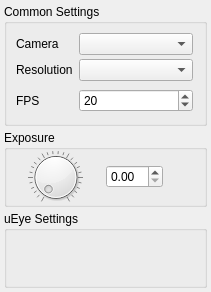
<?xml version="1.0" encoding="UTF-8"?>
<ui version="4.0">
 <class>UEyeCameraSettingsDialog</class>
 <widget class="QDialog" name="UEyeCameraSettingsDialog">
  <property name="geometry">
   <rect>
    <x>0</x>
    <y>0</y>
    <width>211</width>
    <height>292</height>
   </rect>
  </property>
  <property name="windowTitle">
   <string>Dialog</string>
  </property>
  <layout class="QVBoxLayout" name="verticalLayout">
   <property name="spacing">
    <number>4</number>
   </property>
   <property name="leftMargin">
    <number>4</number>
   </property>
   <property name="topMargin">
    <number>4</number>
   </property>
   <property name="rightMargin">
    <number>4</number>
   </property>
   <property name="bottomMargin">
    <number>4</number>
   </property>
   <item>
    <widget class="QGroupBox" name="cameraGroupBox">
     <property name="title">
      <string>Common Settings</string>
     </property>
     <layout class="QHBoxLayout" name="horizontalLayout">
      <item>
       <layout class="QFormLayout" name="formLayout_2">
        <property name="horizontalSpacing">
         <number>6</number>
        </property>
        <property name="verticalSpacing">
         <number>4</number>
        </property>
        <property name="rightMargin">
         <number>2</number>
        </property>
        <property name="bottomMargin">
         <number>2</number>
        </property>
        <item row="0" column="0">
         <widget class="QLabel" name="cameraLabel">
          <property name="text">
           <string>Camera</string>
          </property>
         </widget>
        </item>
        <item row="0" column="1">
         <widget class="QComboBox" name="cameraComboBox"/>
        </item>
        <item row="1" column="0">
         <widget class="QLabel" name="resolutionLabel_2">
          <property name="text">
           <string>Resolution</string>
          </property>
         </widget>
        </item>
        <item row="1" column="1">
         <widget class="QComboBox" name="resolutionComboBox"/>
        </item>
        <item row="2" column="1">
         <widget class="QWidget" name="resolutionWidget" native="true">
          <layout class="QHBoxLayout" name="horizontalLayout_3">
           <property name="spacing">
            <number>4</number>
           </property>
           <property name="leftMargin">
            <number>0</number>
           </property>
           <property name="topMargin">
            <number>0</number>
           </property>
           <property name="rightMargin">
            <number>0</number>
           </property>
           <property name="bottomMargin">
            <number>0</number>
           </property>
          </layout>
         </widget>
        </item>
        <item row="3" column="0">
         <widget class="QLabel" name="fpsLabel">
          <property name="text">
           <string>FPS</string>
          </property>
         </widget>
        </item>
        <item row="3" column="1">
         <widget class="QSpinBox" name="fpsSpinBox">
          <property name="toolTip">
           <string>Frames per second</string>
          </property>
          <property name="minimum">
           <number>4</number>
          </property>
          <property name="maximum">
           <number>30</number>
          </property>
          <property name="value">
           <number>20</number>
          </property>
         </widget>
        </item>
       </layout>
      </item>
     </layout>
    </widget>
   </item>
   <item>
    <widget class="QGroupBox" name="groupBox_2">
     <property name="title">
      <string>Exposure</string>
     </property>
     <layout class="QHBoxLayout" name="horizontalLayout_2">
      <property name="spacing">
       <number>2</number>
      </property>
      <property name="leftMargin">
       <number>0</number>
      </property>
      <property name="topMargin">
       <number>0</number>
      </property>
      <property name="rightMargin">
       <number>4</number>
      </property>
      <property name="bottomMargin">
       <number>0</number>
      </property>
      <item>
       <widget class="QDial" name="dial">
        <property name="sizePolicy">
         <sizepolicy hsizetype="Maximum" vsizetype="Preferred">
          <horstretch>0</horstretch>
          <verstretch>0</verstretch>
         </sizepolicy>
        </property>
        <property name="minimum">
         <number>1</number>
        </property>
        <property name="maximum">
         <number>100</number>
        </property>
        <property name="wrapping">
         <bool>false</bool>
        </property>
        <property name="notchesVisible">
         <bool>true</bool>
        </property>
       </widget>
      </item>
      <item>
       <widget class="QDoubleSpinBox" name="sbExposure">
        <property name="toolTip">
         <string>Adjust camera exposure</string>
        </property>
       </widget>
      </item>
      <item>
       <spacer name="horizontalSpacer">
        <property name="orientation">
         <enum>Qt::Horizontal</enum>
        </property>
        <property name="sizeHint" stdset="0">
         <size>
          <width>40</width>
          <height>20</height>
         </size>
        </property>
       </spacer>
      </item>
     </layout>
    </widget>
   </item>
   <item>
    <widget class="QGroupBox" name="uEyeGroupBox">
     <property name="title">
      <string>uEye Settings</string>
     </property>
     <layout class="QVBoxLayout" name="verticalLayout_2">
      <property name="spacing">
       <number>0</number>
      </property>
      <property name="leftMargin">
       <number>0</number>
      </property>
      <property name="topMargin">
       <number>0</number>
      </property>
      <property name="rightMargin">
       <number>0</number>
      </property>
      <property name="bottomMargin">
       <number>0</number>
      </property>
      <item>
       <layout class="QFormLayout" name="uEyeLayout">
        <property name="horizontalSpacing">
         <number>4</number>
        </property>
        <property name="verticalSpacing">
         <number>2</number>
        </property>
        <property name="rightMargin">
         <number>2</number>
        </property>
        <property name="bottomMargin">
         <number>2</number>
        </property>
        <item row="0" column="1">
         <widget class="QWidget" name="resolutionWidget_2" native="true">
          <layout class="QHBoxLayout" name="horizontalLayout_4">
           <property name="spacing">
            <number>4</number>
           </property>
           <property name="leftMargin">
            <number>0</number>
           </property>
           <property name="topMargin">
            <number>0</number>
           </property>
           <property name="rightMargin">
            <number>0</number>
           </property>
           <property name="bottomMargin">
            <number>0</number>
           </property>
          </layout>
         </widget>
        </item>
       </layout>
      </item>
     </layout>
    </widget>
   </item>
  </layout>
 </widget>
 <resources/>
 <connections/>
</ui>
